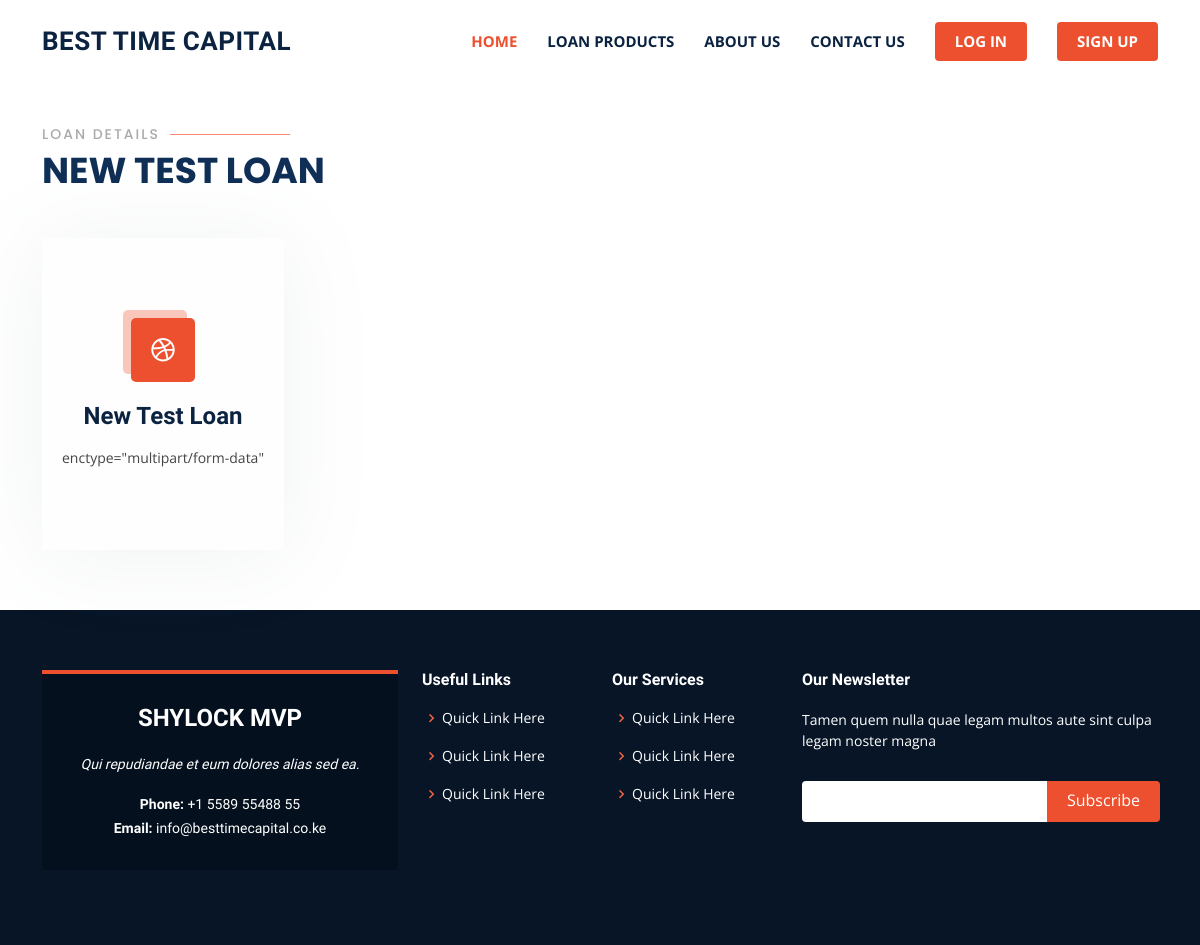
The app's page /loans/1/details, older data.
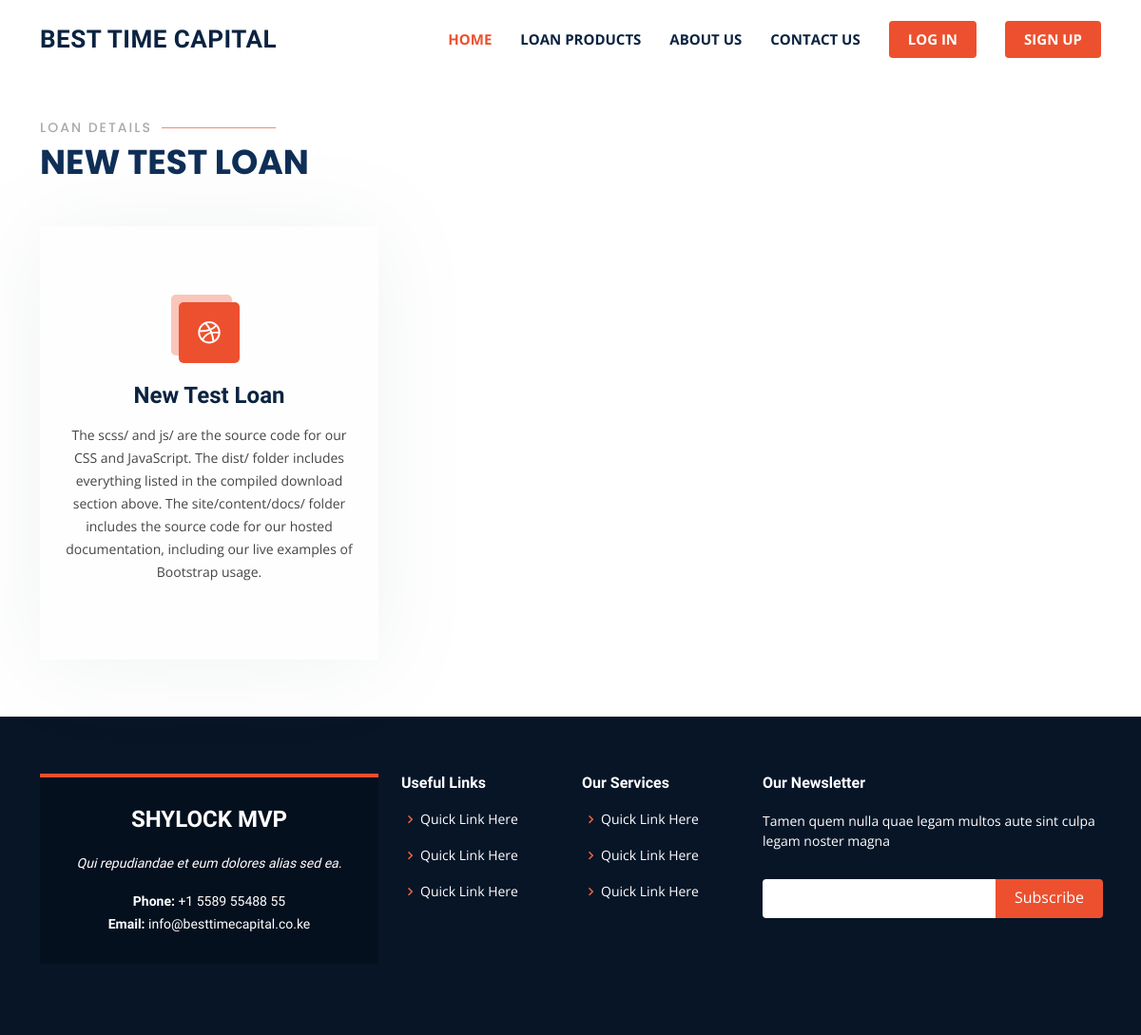
The same page, newer data.
### loans/models.py (models this page shows, shortened)
class Loans(models.Model):
    loan_title = models.CharField(max_length=255)
    loan_description = models.TextField()
    interest = models.IntegerField()
    thumbnail = models.ImageField(upload_to ='uploads/')
    created_by = models.ForeignKey(User, related_name='loans', on_delete=models.CASCADE)
    created_at = models.DateTimeField(auto_now_add=True)
    changed_at = models.DateTimeField(auto_now=True)

### loans/views.py (the view)
# urls.py: path('loans/<int:loan_id>/details', loan_detail, name="loan_detail"),
def loan_detail(request, loan_id):
    loan = Loans.objects.get(pk=loan_id)
    context = {
        "loan": loan,
    }
    return render(request, 'loans/loan_detail.html', context)

### loans/templates/loans/loan_detail.html (shortened to what this page needs)
{% extends "base.html" %}
{% load static %}
{% block content %}
<main id="main">
    <section id="services" class="services" style="margin-top: 70px;">
      <div class="container" data-aos="fade-up">
        <div class="section-title">
          <h2>Loan Details</h2>
          <p>{{ loan.loan_title }}</p>
        </div>
        <div class="row">
          <div class="col-lg-4 col-md-6 d-flex align-items-stretch" data-aos="zoom-in" data-aos-delay="100">
            <div class="icon-box">
              <div class="icon"><i class="bx bxl-dribbble"></i></div>
              <h4><a href="{% url 'apply_for_loan' loan.id %}">{{ loan.loan_title }}</a></h4>
              <p>{{ loan.loan_description }}</p>
            </div>
          </div>
        </div>
      </div>
    </section>
  </main>
 {% endblock content %}

Row changes from the older to the newer data that the page shows:
changed Loans "NEW TEST LOAN": loan_description "enctype=\"multipart/form-data\"" → "The scss/ and js/ are the source code for our CSS and JavaScript. The dist/ folder includes everything listed in the compiled download section above. The site/content/docs/ folder includes the source code for our hosted documentation, including our live examples of Bootstrap usage."
